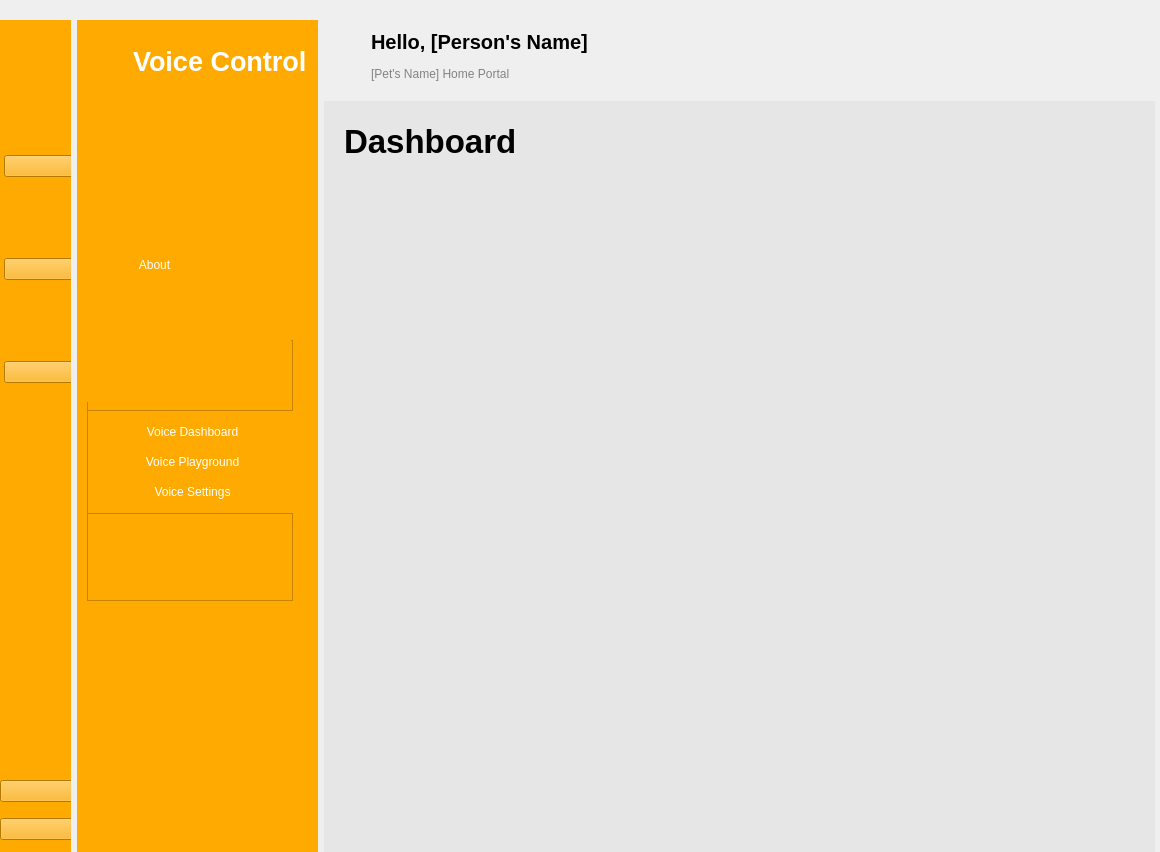
<?xml version="1.0" encoding="UTF-8"?>
<ui version="4.0">
 <class>MainWindow</class>
 <widget class="QMainWindow" name="MainWindow">
  <property name="geometry">
   <rect>
    <x>0</x>
    <y>0</y>
    <width>1160</width>
    <height>852</height>
   </rect>
  </property>
  <property name="windowTitle">
   <string>MainWindow</string>
  </property>
  <widget class="QWidget" name="centralwidget">
   <widget class="QWidget" name="layoutWidget">
    <property name="geometry">
     <rect>
      <x>0</x>
      <y>0</y>
      <width>2</width>
      <height>2</height>
     </rect>
    </property>
    <layout class="QHBoxLayout" name="horizontalLayout"/>
   </widget>
   <widget class="QWidget" name="layoutWidget">
    <property name="geometry">
     <rect>
      <x>0</x>
      <y>20</y>
      <width>1159</width>
      <height>832</height>
     </rect>
    </property>
    <layout class="QHBoxLayout" name="horizontalLayout_7">
     <item>
      <widget class="QWidget" name="icon_only_widget" native="true">
       <property name="minimumSize">
        <size>
         <width>71</width>
         <height>0</height>
        </size>
       </property>
       <property name="maximumSize">
        <size>
         <width>71</width>
         <height>16777215</height>
        </size>
       </property>
       <property name="styleSheet">
        <string notr="true">QWidget{
	background-color: rgb(255, 170, 0);
}

QPushButton:checked { 
	background-color:white;
	border-radius: 3px;
}</string>
       </property>
       <widget class="QWidget" name="layoutWidget">
        <property name="geometry">
         <rect>
          <x>10</x>
          <y>20</y>
          <width>61</width>
          <height>42</height>
         </rect>
        </property>
        <layout class="QHBoxLayout" name="horizontalLayout_3">
         <item>
          <widget class="QLabel" name="label_4">
           <property name="maximumSize">
            <size>
             <width>40</width>
             <height>40</height>
            </size>
           </property>
           <property name="text">
            <string/>
           </property>
           <property name="pixmap">
            <pixmap resource="resources.qrc">:/Icons/petoi_icon.png</pixmap>
           </property>
           <property name="scaledContents">
            <bool>true</bool>
           </property>
          </widget>
         </item>
        </layout>
       </widget>
       <widget class="QWidget" name="layoutWidget">
        <property name="geometry">
         <rect>
          <x>4</x>
          <y>60</y>
          <width>114</width>
          <height>381</height>
         </rect>
        </property>
        <layout class="QVBoxLayout" name="verticalLayout_9">
         <item>
          <widget class="QPushButton" name="dashboard_1">
           <property name="text">
            <string/>
           </property>
           <property name="icon">
            <iconset resource="resources.qrc">
             <normaloff>:/Icons/dashboardsmall1.png</normaloff>
             <normalon>:/Icons/dashboardsmall2.png</normalon>:/Icons/dashboardsmall1.png</iconset>
           </property>
           <property name="checkable">
            <bool>true</bool>
           </property>
           <property name="autoExclusive">
            <bool>true</bool>
           </property>
          </widget>
         </item>
         <item>
          <widget class="QPushButton" name="about_1">
           <property name="text">
            <string/>
           </property>
           <property name="icon">
            <iconset resource="resources.qrc">
             <normaloff>:/Icons/about_icon.png</normaloff>:/Icons/about_icon.png</iconset>
           </property>
           <property name="iconSize">
            <size>
             <width>100</width>
             <height>16</height>
            </size>
           </property>
           <property name="checkable">
            <bool>true</bool>
           </property>
           <property name="autoExclusive">
            <bool>true</bool>
           </property>
          </widget>
         </item>
         <item>
          <widget class="QPushButton" name="voice_1">
           <property name="text">
            <string/>
           </property>
           <property name="icon">
            <iconset resource="resources.qrc">
             <normaloff>:/Icons/voice_icon.png</normaloff>:/Icons/voice_icon.png</iconset>
           </property>
           <property name="iconSize">
            <size>
             <width>100</width>
             <height>20</height>
            </size>
           </property>
           <property name="checkable">
            <bool>true</bool>
           </property>
           <property name="autoExclusive">
            <bool>true</bool>
           </property>
          </widget>
         </item>
        </layout>
       </widget>
       <widget class="QWidget" name="layoutWidget">
        <property name="geometry">
         <rect>
          <x>0</x>
          <y>750</y>
          <width>114</width>
          <height>81</height>
         </rect>
        </property>
        <layout class="QVBoxLayout" name="verticalLayout_10">
         <item>
          <widget class="QPushButton" name="settings_1">
           <property name="text">
            <string/>
           </property>
           <property name="icon">
            <iconset resource="resources.qrc">
             <normaloff>:/Icons/settingssmall1.png</normaloff>
             <normalon>:/Icons/settingssmall2.png</normalon>:/Icons/settingssmall1.png</iconset>
           </property>
           <property name="iconSize">
            <size>
             <width>100</width>
             <height>20</height>
            </size>
           </property>
           <property name="checkable">
            <bool>true</bool>
           </property>
           <property name="autoExclusive">
            <bool>true</bool>
           </property>
          </widget>
         </item>
         <item>
          <widget class="QPushButton" name="signout_1">
           <property name="text">
            <string/>
           </property>
           <property name="icon">
            <iconset resource="resources.qrc">
             <normaloff>:/Icons/signoutsmall1.png</normaloff>
             <normalon>:/Icons/signoutsmall2.png</normalon>:/Icons/signoutsmall1.png</iconset>
           </property>
           <property name="iconSize">
            <size>
             <width>100</width>
             <height>16</height>
            </size>
           </property>
           <property name="checkable">
            <bool>true</bool>
           </property>
           <property name="autoExclusive">
            <bool>true</bool>
           </property>
          </widget>
         </item>
        </layout>
       </widget>
      </widget>
     </item>
     <item>
      <widget class="QWidget" name="icon_text_widget" native="true">
       <property name="minimumSize">
        <size>
         <width>241</width>
         <height>0</height>
        </size>
       </property>
       <property name="maximumSize">
        <size>
         <width>241</width>
         <height>16777215</height>
        </size>
       </property>
       <property name="styleSheet">
        <string notr="true">QWidget{
	background-color: rgb(255, 170, 0);
	color: white;
}

QPushButton { 
	height: 30px;
	border: none;
}</string>
       </property>
       <widget class="QWidget" name="layoutWidget">
        <property name="geometry">
         <rect>
          <x>10</x>
          <y>750</y>
          <width>221</width>
          <height>84</height>
         </rect>
        </property>
        <layout class="QVBoxLayout" name="verticalLayout_8">
         <item>
          <widget class="QPushButton" name="settings_2">
           <property name="styleSheet">
            <string notr="true">QPushButton { 
	padding-left: -60px;
}

QPushButton:checked { 
	background-color: white;
	border-radius:3px;
}</string>
           </property>
           <property name="text">
            <string/>
           </property>
           <property name="icon">
            <iconset resource="resources.qrc">
             <normaloff>:/Icons/settings2.png</normaloff>
             <normalon>:/Icons/settings1.png</normalon>:/Icons/settings2.png</iconset>
           </property>
           <property name="iconSize">
            <size>
             <width>100</width>
             <height>16</height>
            </size>
           </property>
           <property name="checkable">
            <bool>true</bool>
           </property>
          </widget>
         </item>
         <item>
          <widget class="QPushButton" name="signout_2">
           <property name="styleSheet">
            <string notr="true">QPushButton { 
	padding-left: -60px;
}

QPushButton:checked { 
	background-color: white;
	border-radius:3px;
}</string>
           </property>
           <property name="text">
            <string/>
           </property>
           <property name="icon">
            <iconset resource="resources.qrc">
             <normaloff>:/Icons/signout2.png</normaloff>
             <normalon>:/Icons/signout1.png</normalon>:/Icons/signout2.png</iconset>
           </property>
           <property name="iconSize">
            <size>
             <width>100</width>
             <height>16</height>
            </size>
           </property>
           <property name="checkable">
            <bool>true</bool>
           </property>
          </widget>
         </item>
        </layout>
       </widget>
       <widget class="QWidget" name="layoutWidget">
        <property name="geometry">
         <rect>
          <x>10</x>
          <y>20</y>
          <width>221</width>
          <height>42</height>
         </rect>
        </property>
        <layout class="QHBoxLayout" name="horizontalLayout_2">
         <item>
          <widget class="QLabel" name="label_2">
           <property name="maximumSize">
            <size>
             <width>40</width>
             <height>40</height>
            </size>
           </property>
           <property name="text">
            <string/>
           </property>
           <property name="pixmap">
            <pixmap resource="resources.qrc">:/Icons/petoi_icon.png</pixmap>
           </property>
           <property name="scaledContents">
            <bool>true</bool>
           </property>
          </widget>
         </item>
         <item>
          <widget class="QLabel" name="label_3">
           <property name="font">
            <font>
             <pointsize>20</pointsize>
             <bold>true</bold>
            </font>
           </property>
           <property name="text">
            <string>Voice Control</string>
           </property>
          </widget>
         </item>
        </layout>
       </widget>
       <widget class="QFrame" name="voice">
        <property name="geometry">
         <rect>
          <x>10</x>
          <y>320</y>
          <width>206</width>
          <height>261</height>
         </rect>
        </property>
        <property name="frameShape">
         <enum>QFrame::Shape::StyledPanel</enum>
        </property>
        <property name="frameShadow">
         <enum>QFrame::Shadow::Raised</enum>
        </property>
        <widget class="QPushButton" name="voice_2">
         <property name="geometry">
          <rect>
           <x>0</x>
           <y>0</y>
           <width>204</width>
           <height>62</height>
          </rect>
         </property>
         <property name="styleSheet">
          <string notr="true">QPushButton { 
	padding-left:0px
}

QPushButton:hover{ 
	color: #12B298
}</string>
         </property>
         <property name="text">
          <string/>
         </property>
         <property name="icon">
          <iconset resource="resources.qrc">
           <normaloff>:/Icons/voice_icon.png</normaloff>:/Icons/voice_icon.png</iconset>
         </property>
         <property name="iconSize">
          <size>
           <width>200</width>
           <height>60</height>
          </size>
         </property>
         <property name="checkable">
          <bool>true</bool>
         </property>
        </widget>
        <widget class="QFrame" name="voice_dropdown">
         <property name="geometry">
          <rect>
           <x>0</x>
           <y>70</y>
           <width>211</width>
           <height>104</height>
          </rect>
         </property>
         <property name="frameShape">
          <enum>QFrame::Shape::StyledPanel</enum>
         </property>
         <property name="frameShadow">
          <enum>QFrame::Shadow::Raised</enum>
         </property>
         <layout class="QVBoxLayout" name="verticalLayout">
          <item>
           <widget class="QPushButton" name="voice_dashboard">
            <property name="text">
             <string>Voice Dashboard</string>
            </property>
            <property name="checkable">
             <bool>true</bool>
            </property>
           </widget>
          </item>
          <item>
           <widget class="QPushButton" name="voice_playground">
            <property name="text">
             <string>Voice Playground</string>
            </property>
            <property name="checkable">
             <bool>true</bool>
            </property>
           </widget>
          </item>
          <item>
           <widget class="QPushButton" name="voice_settings">
            <property name="text">
             <string>Voice Settings</string>
            </property>
            <property name="checkable">
             <bool>true</bool>
            </property>
           </widget>
          </item>
         </layout>
        </widget>
       </widget>
       <widget class="QPushButton" name="about_2">
        <property name="geometry">
         <rect>
          <x>10</x>
          <y>220</y>
          <width>201</width>
          <height>50</height>
         </rect>
        </property>
        <property name="styleSheet">
         <string notr="true">QPushButton { 
	padding-left: -66px;
}

QPushButton:checked { 
	background-color: white;
	border-radius:3px;
}</string>
        </property>
        <property name="text">
         <string>About</string>
        </property>
        <property name="icon">
         <iconset resource="resources.qrc">
          <normaloff>:/Icons/about_icon.png</normaloff>
          <normalon>:/Icons/about_icon.png</normalon>:/Icons/about_icon.png</iconset>
        </property>
        <property name="iconSize">
         <size>
          <width>200</width>
          <height>45</height>
         </size>
        </property>
        <property name="checkable">
         <bool>true</bool>
        </property>
       </widget>
       <widget class="QPushButton" name="dashboard_2">
        <property name="geometry">
         <rect>
          <x>20</x>
          <y>130</y>
          <width>211</width>
          <height>30</height>
         </rect>
        </property>
        <property name="styleSheet">
         <string notr="true">QPushButton { 
	padding-left: -60px;
}

QPushButton:checked { 
	background-color: white;
	border-radius:3px;
}</string>
        </property>
        <property name="text">
         <string/>
        </property>
        <property name="icon">
         <iconset>
          <normaloff>:/Icons/dashboard2.png</normaloff>
          <normalon>:/Icons/dashboard1.png</normalon>:/Icons/dashboard2.png</iconset>
        </property>
        <property name="iconSize">
         <size>
          <width>100</width>
          <height>16</height>
         </size>
        </property>
        <property name="checkable">
         <bool>true</bool>
        </property>
       </widget>
      </widget>
     </item>
     <item>
      <layout class="QVBoxLayout" name="verticalLayout_12">
       <item>
        <widget class="QWidget" name="header_widget" native="true">
         <property name="styleSheet">
          <string notr="true"/>
         </property>
         <layout class="QHBoxLayout" name="horizontalLayout_6">
          <item>
           <layout class="QHBoxLayout" name="horizontalLayout_5">
            <item>
             <widget class="QPushButton" name="pushButton">
              <property name="styleSheet">
               <string notr="true">border: none;</string>
              </property>
              <property name="text">
               <string/>
              </property>
              <property name="icon">
               <iconset resource="resources.qrc">
                <normaloff>:/Icons/menu.png</normaloff>:/Icons/menu.png</iconset>
              </property>
              <property name="iconSize">
               <size>
                <width>29</width>
                <height>35</height>
               </size>
              </property>
              <property name="checkable">
               <bool>true</bool>
              </property>
             </widget>
            </item>
            <item>
             <layout class="QVBoxLayout" name="verticalLayout_11">
              <item>
               <widget class="QLabel" name="label">
                <property name="font">
                 <font>
                  <pointsize>15</pointsize>
                  <bold>true</bold>
                 </font>
                </property>
                <property name="text">
                 <string>Hello, [Person's Name]</string>
                </property>
               </widget>
              </item>
              <item>
               <widget class="QLabel" name="label_5">
                <property name="styleSheet">
                 <string notr="true">color: rgb(131, 131, 131);</string>
                </property>
                <property name="text">
                 <string>[Pet's Name] Home Portal</string>
                </property>
               </widget>
              </item>
             </layout>
            </item>
           </layout>
          </item>
          <item>
           <spacer name="horizontalSpacer_3">
            <property name="orientation">
             <enum>Qt::Orientation::Horizontal</enum>
            </property>
            <property name="sizeHint" stdset="0">
             <size>
              <width>315</width>
              <height>20</height>
             </size>
            </property>
           </spacer>
          </item>
          <item>
           <layout class="QHBoxLayout" name="horizontalLayout_4">
            <item>
             <widget class="QLabel" name="label_6">
              <property name="minimumSize">
               <size>
                <width>40</width>
                <height>40</height>
               </size>
              </property>
              <property name="maximumSize">
               <size>
                <width>40</width>
                <height>40</height>
               </size>
              </property>
              <property name="text">
               <string/>
              </property>
              <property name="pixmap">
               <pixmap resource="resources.qrc">:/Icons/petoi_icon.png</pixmap>
              </property>
              <property name="scaledContents">
               <bool>true</bool>
              </property>
             </widget>
            </item>
           </layout>
          </item>
         </layout>
        </widget>
       </item>
       <item>
        <widget class="QWidget" name="main_screen_widget" native="true">
         <property name="minimumSize">
          <size>
           <width>831</width>
           <height>751</height>
          </size>
         </property>
         <property name="maximumSize">
          <size>
           <width>831</width>
           <height>751</height>
          </size>
         </property>
         <property name="styleSheet">
          <string notr="true">background-color: rgb(230, 230, 230);</string>
         </property>
         <widget class="QStackedWidget" name="stackedWidget">
          <property name="geometry">
           <rect>
            <x>10</x>
            <y>10</y>
            <width>811</width>
            <height>731</height>
           </rect>
          </property>
          <widget class="QWidget" name="page">
           <widget class="QLabel" name="label_7">
            <property name="geometry">
             <rect>
              <x>10</x>
              <y>0</y>
              <width>391</width>
              <height>61</height>
             </rect>
            </property>
            <property name="font">
             <font>
              <pointsize>25</pointsize>
              <bold>true</bold>
             </font>
            </property>
            <property name="text">
             <string>Dashboard</string>
            </property>
           </widget>
          </widget>
          <widget class="QWidget" name="page_2">
           <widget class="QLabel" name="label_8">
            <property name="geometry">
             <rect>
              <x>30</x>
              <y>0</y>
              <width>391</width>
              <height>61</height>
             </rect>
            </property>
            <property name="font">
             <font>
              <pointsize>25</pointsize>
              <bold>true</bold>
             </font>
            </property>
            <property name="text">
             <string>About</string>
            </property>
           </widget>
          </widget>
          <widget class="QWidget" name="page_3">
           <widget class="QLabel" name="label_9">
            <property name="geometry">
             <rect>
              <x>10</x>
              <y>0</y>
              <width>391</width>
              <height>61</height>
             </rect>
            </property>
            <property name="font">
             <font>
              <pointsize>25</pointsize>
              <bold>true</bold>
             </font>
            </property>
            <property name="text">
             <string>Voice Dashboard</string>
            </property>
           </widget>
          </widget>
          <widget class="QWidget" name="page_4">
           <widget class="QLabel" name="label_10">
            <property name="geometry">
             <rect>
              <x>10</x>
              <y>0</y>
              <width>391</width>
              <height>61</height>
             </rect>
            </property>
            <property name="font">
             <font>
              <pointsize>25</pointsize>
              <bold>true</bold>
             </font>
            </property>
            <property name="text">
             <string>Voice Playground</string>
            </property>
           </widget>
          </widget>
          <widget class="QWidget" name="page_5">
           <widget class="QLabel" name="label_11">
            <property name="geometry">
             <rect>
              <x>10</x>
              <y>0</y>
              <width>391</width>
              <height>61</height>
             </rect>
            </property>
            <property name="font">
             <font>
              <pointsize>25</pointsize>
              <bold>true</bold>
             </font>
            </property>
            <property name="text">
             <string>Voice Settings</string>
            </property>
           </widget>
          </widget>
         </widget>
        </widget>
       </item>
      </layout>
     </item>
    </layout>
   </widget>
  </widget>
 </widget>
 <resources>
  <include location="resources.qrc"/>
 </resources>
 <connections>
  <connection>
   <sender>settings_2</sender>
   <signal>toggled(bool)</signal>
   <receiver>settings_1</receiver>
   <slot>setChecked(bool)</slot>
   <hints>
    <hint type="sourcelabel">
     <x>194</x>
     <y>791</y>
    </hint>
    <hint type="destinationlabel">
     <x>70</x>
     <y>792</y>
    </hint>
   </hints>
  </connection>
  <connection>
   <sender>signout_2</sender>
   <signal>toggled(bool)</signal>
   <receiver>signout_1</receiver>
   <slot>setChecked(bool)</slot>
   <hints>
    <hint type="sourcelabel">
     <x>211</x>
     <y>833</y>
    </hint>
    <hint type="destinationlabel">
     <x>70</x>
     <y>835</y>
    </hint>
   </hints>
  </connection>
  <connection>
   <sender>signout_1</sender>
   <signal>toggled(bool)</signal>
   <receiver>MainWindow</receiver>
   <slot>close()</slot>
   <hints>
    <hint type="sourcelabel">
     <x>70</x>
     <y>832</y>
    </hint>
    <hint type="destinationlabel">
     <x>91</x>
     <y>905</y>
    </hint>
   </hints>
  </connection>
  <connection>
   <sender>signout_2</sender>
   <signal>toggled(bool)</signal>
   <receiver>MainWindow</receiver>
   <slot>close()</slot>
   <hints>
    <hint type="sourcelabel">
     <x>258</x>
     <y>837</y>
    </hint>
    <hint type="destinationlabel">
     <x>259</x>
     <y>928</y>
    </hint>
   </hints>
  </connection>
  <connection>
   <sender>pushButton</sender>
   <signal>toggled(bool)</signal>
   <receiver>icon_text_widget</receiver>
   <slot>setHidden(bool)</slot>
   <hints>
    <hint type="sourcelabel">
     <x>358</x>
     <y>68</y>
    </hint>
    <hint type="destinationlabel">
     <x>295</x>
     <y>76</y>
    </hint>
   </hints>
  </connection>
  <connection>
   <sender>pushButton</sender>
   <signal>toggled(bool)</signal>
   <receiver>icon_only_widget</receiver>
   <slot>setVisible(bool)</slot>
   <hints>
    <hint type="sourcelabel">
     <x>344</x>
     <y>51</y>
    </hint>
    <hint type="destinationlabel">
     <x>54</x>
     <y>36</y>
    </hint>
   </hints>
  </connection>
  <connection>
   <sender>dashboard_2</sender>
   <signal>toggled(bool)</signal>
   <receiver>dashboard_1</receiver>
   <slot>setChecked(bool)</slot>
   <hints>
    <hint type="sourcelabel">
     <x>193</x>
     <y>120</y>
    </hint>
    <hint type="destinationlabel">
     <x>62</x>
     <y>125</y>
    </hint>
   </hints>
  </connection>
  <connection>
   <sender>voice_2</sender>
   <signal>toggled(bool)</signal>
   <receiver>voice_dropdown</receiver>
   <slot>setHidden(bool)</slot>
   <hints>
    <hint type="sourcelabel">
     <x>325</x>
     <y>366</y>
    </hint>
    <hint type="destinationlabel">
     <x>325</x>
     <y>490</y>
    </hint>
   </hints>
  </connection>
  <connection>
   <sender>voice_2</sender>
   <signal>toggled(bool)</signal>
   <receiver>voice_1</receiver>
   <slot>setChecked(bool)</slot>
   <hints>
    <hint type="sourcelabel">
     <x>226</x>
     <y>351</y>
    </hint>
    <hint type="destinationlabel">
     <x>73</x>
     <y>340</y>
    </hint>
   </hints>
  </connection>
  <connection>
   <sender>about_2</sender>
   <signal>toggled(bool)</signal>
   <receiver>about_1</receiver>
   <slot>setChecked(bool)</slot>
   <hints>
    <hint type="sourcelabel">
     <x>200</x>
     <y>150</y>
    </hint>
    <hint type="destinationlabel">
     <x>57</x>
     <y>189</y>
    </hint>
   </hints>
  </connection>
 </connections>
</ui>
